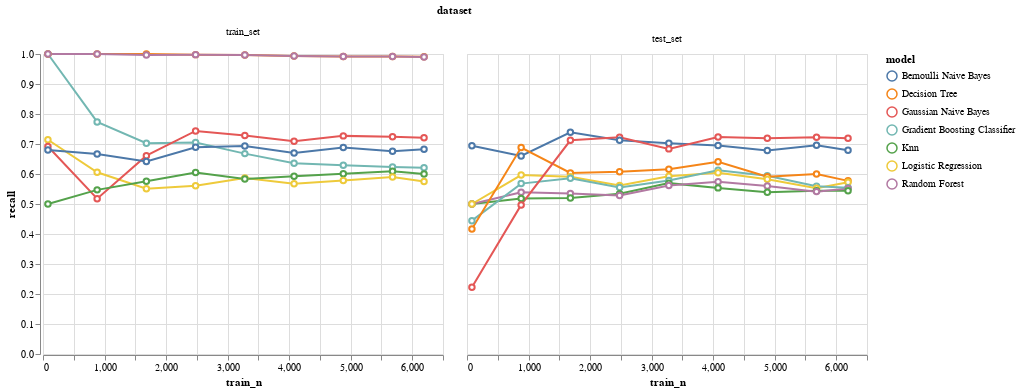

The cell this chart's notebook holds for it:
### Code cell
alt.Chart(performance_all[performance_all['grouping'] == "macro_avg"]).mark_line(
    point={
      "filled": False,
      "fill": "white"
    }
).encode(
    x='train_n:Q',
    y='recall:Q',
    color='model:N',
).facet(
    facet=alt.Facet('dataset', sort=['train_set', 'test_set'])
)

### Figure 1 — Vega-Lite specification as saved in the notebook (floating-point values rounded to 4 significant figures)
{"config": {"view": {"continuousWidth": 400, "continuousHeight": 300}}, "data": {"name": "data-b30e8a3f37a67ead839684018e7176e8"}, "facet": {"field": "dataset", "sort": ["train_set", "test_set"], "type": "nominal"}, "spec": {"mark": {"type": "line", "point": {"filled": false, "fill": "white"}}, "encoding": {"color": {"field": "model", "type": "nominal"}, "x": {"field": "train_n", "type": "quantitative"}, "y": {"field": "recall", "type": "quantitative"}}}, "$schema": "https://vega.github.io/schema/vega-lite/v4.17.0.json", "datasets": {"data-b30e8a3f37a67ead839684018e7176e8": [{"model": "Bernoulli Naive Bayes", "grouping": "macro_avg", "precision": 0.6373, "recall": 0.6944, "f1-score": 0.6571, "support": 20.0, "accuracy": 0.85, "dataset": "test_set", "n_obs": 100, "train_n": 80, "test_n": 20}, {"model": "Knn", "grouping": "macro_avg", "precision": 0.45, "recall": 0.5, "f1-score": 0.4737, "support": 20.0, "accuracy": 0.9, "dataset": "test_set", "n_obs": 100, "train_n": 80, "test_n": 20}, {"model": "Random Forest", "grouping": "macro_avg", "precision": 0.45, "recall": 0.5, "f1-score": 0.4737, "support": 20.0, "accuracy": 0.9, "dataset": "test_set", "n_obs": 100, "train_n": 80, "test_n": 20}, {"model": "Logistic Regression", "grouping": "macro_avg", "precision": 0.45, "recall": 0.5, "f1-score": 0.4737, "support": 20.0, "accuracy": 0.9, "dataset": "test_set", "n_obs": 100, "train_n": 80, "test_n": 20}, {"model": "Gradient Boosting Classifier", "grouping": "macro_avg", "precision": 0.4444, "recall": 0.4444, "f1-score": 0.4444, "support": 20.0, "accuracy": 0.8, "dataset": "test_set", "n_obs": 100, "train_n": 80, "test_n": 20}, {"model": "Decision Tree", "grouping": "macro_avg", "precision": 0.4412, "recall": 0.4167, "f1-score": 0.4286, "support": 20.0, "accuracy": 0.75, "dataset": "test_set", "n_obs": 100, "train_n": 80, "test_n": 20}, {"model": "Gaussian Naive Bayes", "grouping": "macro_avg", "precision": 0.4, "recall": 0.2222, "f1-score": 0.2857, "support": 20.0, "accuracy": 0.4, "dataset": "test_set", "n_obs": 100, "train_n": 80, "test_n": 20}, {"model": "Gradient Boosting Classifier", "grouping": "macro_avg", "precision": 1.0, "recall": 1.0, "f1-score": 1.0, "support": 80.0, "accuracy": 1.0, "dataset": "train_set", "n_obs": 100, "train_n": 80, "test_n": 20}, {"model": "Decision Tree", "grouping": "macro_avg", "precision": 1.0, "recall": 1.0, "f1-score": 1.0, "support": 80.0, "accuracy": 1.0, "dataset": "train_set", "n_obs": 100, "train_n": 80, "test_n": 20}, {"model": "Random Forest", "grouping": "macro_avg", "precision": 1.0, "recall": 1.0, "f1-score": 1.0, "support": 80.0, "accuracy": 1.0, "dataset": "train_set", "n_obs": 100, "train_n": 80, "test_n": 20}, {"model": "Logistic Regression", "grouping": "macro_avg", "precision": 0.974, "recall": 0.7143, "f1-score": 0.7867, "support": 80.0, "accuracy": 0.95, "dataset": "train_set", "n_obs": 100, "train_n": 80, "test_n": 20}, {"model": "Gaussian Naive Bayes", "grouping": "macro_avg", "precision": 0.5673, "recall": 0.6918, "f1-score": 0.3959, "support": 80.0, "accuracy": 0.4375, "dataset": "train_set", "n_obs": 100, "train_n": 80, "test_n": 20}, {"model": "Bernoulli Naive Bayes", "grouping": "macro_avg", "precision": 0.6597, "recall": 0.68, "f1-score": 0.669, "support": 80.0, "accuracy": 0.8875, "dataset": "train_set", "n_obs": 100, "train_n": 80, "test_n": 20}, {"model": "Knn", "grouping": "macro_avg", "precision": 0.4562, "recall": 0.5, "f1-score": 0.4771, "support": 80.0, "accuracy": 0.9125, "dataset": "train_set", "n_obs": 100, "train_n": 80, "test_n": 20}, {"model": "Decision Tree", "grouping": "macro_avg", "precision": 0.67, "recall": 0.6884, "f1-score": 0.6784, "support": 220.0, "accuracy": 0.8682, "dataset": "test_set", "n_obs": 1100, "train_n": 880, "test_n": 220}, {"model": "Bernoulli Naive Bayes", "grouping": "macro_avg", "precision": 0.609, "recall": 0.6603, "f1-score": 0.6245, "support": 220.0, "accuracy": 0.8182, "dataset": "test_set", "n_obs": 1100, "train_n": 880, "test_n": 220}, {"model": "Logistic Regression", "grouping": "macro_avg", "precision": 0.7677, "recall": 0.5965, "f1-score": 0.6293, "support": 220.0, "accuracy": 0.9, "dataset": "test_set", "n_obs": 1100, "train_n": 880, "test_n": 220}, {"model": "Gradient Boosting Classifier", "grouping": "macro_avg", "precision": 0.6524, "recall": 0.568, "f1-score": 0.5856, "support": 220.0, "accuracy": 0.8818, "dataset": "test_set", "n_obs": 1100, "train_n": 880, "test_n": 220}, {"model": "Random Forest", "grouping": "macro_avg", "precision": 0.7826, "recall": 0.5391, "f1-score": 0.5462, "support": 220.0, "accuracy": 0.8955, "dataset": "test_set", "n_obs": 1100, "train_n": 880, "test_n": 220}, {"model": "Knn", "grouping": "macro_avg", "precision": 0.6972, "recall": 0.5183, "f1-score": 0.5095, "support": 220.0, "accuracy": 0.8909, "dataset": "test_set", "n_obs": 1100, "train_n": 880, "test_n": 220}, {"model": "Gaussian Naive Bayes", "grouping": "macro_avg", "precision": 0.4917, "recall": 0.497, "f1-score": 0.1318, "support": 220.0, "accuracy": 0.1364, "dataset": "test_set", "n_obs": 1100, "train_n": 880, "test_n": 220}, {"model": "Decision Tree", "grouping": "macro_avg", "precision": 1.0, "recall": 1.0, "f1-score": 1.0, "support": 880.0, "accuracy": 1.0, "dataset": "train_set", "n_obs": 1100, "train_n": 880, "test_n": 220}, {"model": "Random Forest", "grouping": "macro_avg", "precision": 1.0, "recall": 1.0, "f1-score": 1.0, "support": 880.0, "accuracy": 1.0, "dataset": "train_set", "n_obs": 1100, "train_n": 880, "test_n": 220}, {"model": "Gradient Boosting Classifier", "grouping": "macro_avg", "precision": 0.965, "recall": 0.7736, "f1-score": 0.8384, "support": 880.0, "accuracy": 0.9511, "dataset": "train_set", "n_obs": 1100, "train_n": 880, "test_n": 220}, {"model": "Bernoulli Naive Bayes", "grouping": "macro_avg", "precision": 0.6091, "recall": 0.6667, "f1-score": 0.6256, "support": 880.0, "accuracy": 0.8193, "dataset": "train_set", "n_obs": 1100, "train_n": 880, "test_n": 220}, {"model": "Logistic Regression", "grouping": "macro_avg", "precision": 0.7857, "recall": 0.6059, "f1-score": 0.6426, "support": 880.0, "accuracy": 0.9057, "dataset": "train_set", "n_obs": 1100, "train_n": 880, "test_n": 220}, {"model": "Knn", "grouping": "macro_avg", "precision": 0.8608, "recall": 0.5471, "f1-score": 0.5606, "support": 880.0, "accuracy": 0.9023, "dataset": "train_set", "n_obs": 1100, "train_n": 880, "test_n": 220}, {"model": "Gaussian Naive Bayes", "grouping": "macro_avg", "precision": 0.5546, "recall": 0.5178, "f1-score": 0.1328, "support": 880.0, "accuracy": 0.1375, "dataset": "train_set", "n_obs": 1100, "train_n": 880, "test_n": 220}, {"model": "Bernoulli Naive Bayes", "grouping": "macro_avg", "precision": 0.6305, "recall": 0.7391, "f1-score": 0.6574, "support": 420.0, "accuracy": 0.8452, "dataset": "test_set", "n_obs": 2100, "train_n": 1680, "test_n": 420}, {"model": "Gaussian Naive Bayes", "grouping": "macro_avg", "precision": 0.57, "recall": 0.7122, "f1-score": 0.4209, "support": 420.0, "accuracy": 0.4738, "dataset": "test_set", "n_obs": 2100, "train_n": 1680, "test_n": 420}, {"model": "Decision Tree", "grouping": "macro_avg", "precision": 0.5786, "recall": 0.6033, "f1-score": 0.5877, "support": 420.0, "accuracy": 0.85, "dataset": "test_set", "n_obs": 2100, "train_n": 1680, "test_n": 420}, {"model": "Logistic Regression", "grouping": "macro_avg", "precision": 0.7561, "recall": 0.5907, "f1-score": 0.6244, "support": 420.0, "accuracy": 0.919, "dataset": "test_set", "n_obs": 2100, "train_n": 1680, "test_n": 420}, {"model": "Gradient Boosting Classifier", "grouping": "macro_avg", "precision": 0.6829, "recall": 0.5855, "f1-score": 0.6105, "support": 420.0, "accuracy": 0.9095, "dataset": "test_set", "n_obs": 2100, "train_n": 1680, "test_n": 420}, {"model": "Random Forest", "grouping": "macro_avg", "precision": 0.6475, "recall": 0.5352, "f1-score": 0.5443, "support": 420.0, "accuracy": 0.9095, "dataset": "test_set", "n_obs": 2100, "train_n": 1680, "test_n": 420}, {"model": "Knn", "grouping": "macro_avg", "precision": 0.5837, "recall": 0.52, "f1-score": 0.5203, "support": 420.0, "accuracy": 0.9048, "dataset": "test_set", "n_obs": 2100, "train_n": 1680, "test_n": 420}, {"model": "Decision Tree", "grouping": "macro_avg", "precision": 1.0, "recall": 1.0, "f1-score": 1.0, "support": 1680.0, "accuracy": 1.0, "dataset": "train_set", "n_obs": 2100, "train_n": 1680, "test_n": 420}, {"model": "Random Forest", "grouping": "macro_avg", "precision": 0.9997, "recall": 0.9969, "f1-score": 0.9983, "support": 1680.0, "accuracy": 0.9994, "dataset": "train_set", "n_obs": 2100, "train_n": 1680, "test_n": 420}, {"model": "Gradient Boosting Classifier", "grouping": "macro_avg", "precision": 0.97, "recall": 0.7025, "f1-score": 0.7727, "support": 1680.0, "accuracy": 0.9423, "dataset": "train_set", "n_obs": 2100, "train_n": 1680, "test_n": 420}, {"model": "Gaussian Naive Bayes", "grouping": "macro_avg", "precision": 0.5619, "recall": 0.6612, "f1-score": 0.3983, "support": 1680.0, "accuracy": 0.4375, "dataset": "train_set", "n_obs": 2100, "train_n": 1680, "test_n": 420}, {"model": "Bernoulli Naive Bayes", "grouping": "macro_avg", "precision": 0.5892, "recall": 0.6418, "f1-score": 0.6029, "support": 1680.0, "accuracy": 0.8179, "dataset": "train_set", "n_obs": 2100, "train_n": 1680, "test_n": 420}, {"model": "Knn", "grouping": "macro_avg", "precision": 0.8004, "recall": 0.5758, "f1-score": 0.6058, "support": 1680.0, "accuracy": 0.9113, "dataset": "train_set", "n_obs": 2100, "train_n": 1680, "test_n": 420}, {"model": "Logistic Regression", "grouping": "macro_avg", "precision": 0.6822, "recall": 0.5507, "f1-score": 0.5662, "support": 1680.0, "accuracy": 0.9006, "dataset": "train_set", "n_obs": 2100, "train_n": 1680, "test_n": 420}, {"model": "Gaussian Naive Bayes", "grouping": "macro_avg", "precision": 0.5903, "recall": 0.7224, "f1-score": 0.6041, "support": 620.0, "accuracy": 0.8081, "dataset": "test_set", "n_obs": 3100, "train_n": 2480, "test_n": 620}, {"model": "Bernoulli Naive Bayes", "grouping": "macro_avg", "precision": 0.5953, "recall": 0.7124, "f1-score": 0.614, "support": 620.0, "accuracy": 0.8274, "dataset": "test_set", "n_obs": 3100, "train_n": 2480, "test_n": 620}, {"model": "Decision Tree", "grouping": "macro_avg", "precision": 0.5624, "recall": 0.6075, "f1-score": 0.5731, "support": 620.0, "accuracy": 0.8419, "dataset": "test_set", "n_obs": 3100, "train_n": 2480, "test_n": 620}, {"model": "Logistic Regression", "grouping": "macro_avg", "precision": 0.7179, "recall": 0.5614, "f1-score": 0.5862, "support": 620.0, "accuracy": 0.9274, "dataset": "test_set", "n_obs": 3100, "train_n": 2480, "test_n": 620}, {"model": "Gradient Boosting Classifier", "grouping": "macro_avg", "precision": 0.6254, "recall": 0.5554, "f1-score": 0.5716, "support": 620.0, "accuracy": 0.9161, "dataset": "test_set", "n_obs": 3100, "train_n": 2480, "test_n": 620}, {"model": "Knn", "grouping": "macro_avg", "precision": 0.5911, "recall": 0.534, "f1-score": 0.5431, "support": 620.0, "accuracy": 0.9145, "dataset": "test_set", "n_obs": 3100, "train_n": 2480, "test_n": 620}, {"model": "Random Forest", "grouping": "macro_avg", "precision": 0.6323, "recall": 0.5281, "f1-score": 0.5353, "support": 620.0, "accuracy": 0.9226, "dataset": "test_set", "n_obs": 3100, "train_n": 2480, "test_n": 620}, {"model": "Decision Tree", "grouping": "macro_avg", "precision": 0.9998, "recall": 0.9979, "f1-score": 0.9988, "support": 2480.0, "accuracy": 0.9996, "dataset": "train_set", "n_obs": 3100, "train_n": 2480, "test_n": 620}, {"model": "Random Forest", "grouping": "macro_avg", "precision": 0.9998, "recall": 0.9979, "f1-score": 0.9988, "support": 2480.0, "accuracy": 0.9996, "dataset": "train_set", "n_obs": 3100, "train_n": 2480, "test_n": 620}, {"model": "Gaussian Naive Bayes", "grouping": "macro_avg", "precision": 0.6272, "recall": 0.7435, "f1-score": 0.6504, "support": 2480.0, "accuracy": 0.8194, "dataset": "train_set", "n_obs": 3100, "train_n": 2480, "test_n": 620}, {"model": "Gradient Boosting Classifier", "grouping": "macro_avg", "precision": 0.933, "recall": 0.705, "f1-score": 0.7698, "support": 2480.0, "accuracy": 0.9407, "dataset": "train_set", "n_obs": 3100, "train_n": 2480, "test_n": 620}, {"model": "Bernoulli Naive Bayes", "grouping": "macro_avg", "precision": 0.6162, "recall": 0.6888, "f1-score": 0.6364, "support": 2480.0, "accuracy": 0.8331, "dataset": "train_set", "n_obs": 3100, "train_n": 2480, "test_n": 620}, {"model": "Knn", "grouping": "macro_avg", "precision": 0.8663, "recall": 0.6049, "f1-score": 0.6488, "support": 2480.0, "accuracy": 0.9202, "dataset": "train_set", "n_obs": 3100, "train_n": 2480, "test_n": 620}, {"model": "Logistic Regression", "grouping": "macro_avg", "precision": 0.7116, "recall": 0.5606, "f1-score": 0.5813, "support": 2480.0, "accuracy": 0.9048, "dataset": "train_set", "n_obs": 3100, "train_n": 2480, "test_n": 620}, {"model": "Bernoulli Naive Bayes", "grouping": "macro_avg", "precision": 0.638, "recall": 0.7023, "f1-score": 0.6586, "support": 820.0, "accuracy": 0.8341, "dataset": "test_set", "n_obs": 4100, "train_n": 3280, "test_n": 820}, {"model": "Gaussian Naive Bayes", "grouping": "macro_avg", "precision": 0.6143, "recall": 0.6837, "f1-score": 0.6319, "support": 820.0, "accuracy": 0.8098, "dataset": "test_set", "n_obs": 4100, "train_n": 3280, "test_n": 820}, {"model": "Decision Tree", "grouping": "macro_avg", "precision": 0.6023, "recall": 0.616, "f1-score": 0.6083, "support": 820.0, "accuracy": 0.8366, "dataset": "test_set", "n_obs": 4100, "train_n": 3280, "test_n": 820}, {"model": "Logistic Regression", "grouping": "macro_avg", "precision": 0.7648, "recall": 0.5925, "f1-score": 0.624, "support": 820.0, "accuracy": 0.8988, "dataset": "test_set", "n_obs": 4100, "train_n": 3280, "test_n": 820}, {"model": "Gradient Boosting Classifier", "grouping": "macro_avg", "precision": 0.7112, "recall": 0.5786, "f1-score": 0.6029, "support": 820.0, "accuracy": 0.8915, "dataset": "test_set", "n_obs": 4100, "train_n": 3280, "test_n": 820}, {"model": "Knn", "grouping": "macro_avg", "precision": 0.7214, "recall": 0.5696, "f1-score": 0.5918, "support": 820.0, "accuracy": 0.8927, "dataset": "test_set", "n_obs": 4100, "train_n": 3280, "test_n": 820}, {"model": "Random Forest", "grouping": "macro_avg", "precision": 0.7671, "recall": 0.5619, "f1-score": 0.5823, "support": 820.0, "accuracy": 0.8963, "dataset": "test_set", "n_obs": 4100, "train_n": 3280, "test_n": 820}, {"model": "Decision Tree", "grouping": "macro_avg", "precision": 0.9997, "recall": 0.9969, "f1-score": 0.9983, "support": 3280.0, "accuracy": 0.9994, "dataset": "train_set", "n_obs": 4100, "train_n": 3280, "test_n": 820}, {"model": "Random Forest", "grouping": "macro_avg", "precision": 0.9997, "recall": 0.9969, "f1-score": 0.9983, "support": 3280.0, "accuracy": 0.9994, "dataset": "train_set", "n_obs": 4100, "train_n": 3280, "test_n": 820}, {"model": "Gaussian Naive Bayes", "grouping": "macro_avg", "precision": 0.6203, "recall": 0.7283, "f1-score": 0.6413, "support": 3280.0, "accuracy": 0.8134, "dataset": "train_set", "n_obs": 4100, "train_n": 3280, "test_n": 820}, {"model": "Bernoulli Naive Bayes", "grouping": "macro_avg", "precision": 0.6138, "recall": 0.6935, "f1-score": 0.6336, "support": 3280.0, "accuracy": 0.8241, "dataset": "train_set", "n_obs": 4100, "train_n": 3280, "test_n": 820}, {"model": "Gradient Boosting Classifier", "grouping": "macro_avg", "precision": 0.9206, "recall": 0.668, "f1-score": 0.7291, "support": 3280.0, "accuracy": 0.9326, "dataset": "train_set", "n_obs": 4100, "train_n": 3280, "test_n": 820}, {"model": "Logistic Regression", "grouping": "macro_avg", "precision": 0.7666, "recall": 0.5865, "f1-score": 0.6184, "support": 3280.0, "accuracy": 0.9098, "dataset": "train_set", "n_obs": 4100, "train_n": 3280, "test_n": 820}, {"model": "Knn", "grouping": "macro_avg", "precision": 0.8357, "recall": 0.5834, "f1-score": 0.6179, "support": 3280.0, "accuracy": 0.9143, "dataset": "train_set", "n_obs": 4100, "train_n": 3280, "test_n": 820}, {"model": "Gaussian Naive Bayes", "grouping": "macro_avg", "precision": 0.6284, "recall": 0.7232, "f1-score": 0.6493, "support": 1020.0, "accuracy": 0.8098, "dataset": "test_set", "n_obs": 5100, "train_n": 4080, "test_n": 1020}, {"model": "Bernoulli Naive Bayes", "grouping": "macro_avg", "precision": 0.6173, "recall": 0.695, "f1-score": 0.6358, "support": 1020.0, "accuracy": 0.8088, "dataset": "test_set", "n_obs": 5100, "train_n": 4080, "test_n": 1020}, {"model": "Decision Tree", "grouping": "macro_avg", "precision": 0.6305, "recall": 0.6407, "f1-score": 0.6352, "support": 1020.0, "accuracy": 0.8529, "dataset": "test_set", "n_obs": 5100, "train_n": 4080, "test_n": 1020}, {"model": "Gradient Boosting Classifier", "grouping": "macro_avg", "precision": 0.7638, "recall": 0.6123, "f1-score": 0.6474, "support": 1020.0, "accuracy": 0.901, "dataset": "test_set", "n_obs": 5100, "train_n": 4080, "test_n": 1020}, {"model": "Logistic Regression", "grouping": "macro_avg", "precision": 0.761, "recall": 0.6038, "f1-score": 0.6375, "support": 1020.0, "accuracy": 0.9, "dataset": "test_set", "n_obs": 5100, "train_n": 4080, "test_n": 1020}, {"model": "Random Forest", "grouping": "macro_avg", "precision": 0.753, "recall": 0.5745, "f1-score": 0.6, "support": 1020.0, "accuracy": 0.8971, "dataset": "test_set", "n_obs": 5100, "train_n": 4080, "test_n": 1020}, {"model": "Knn", "grouping": "macro_avg", "precision": 0.6768, "recall": 0.5537, "f1-score": 0.5686, "support": 1020.0, "accuracy": 0.8882, "dataset": "test_set", "n_obs": 5100, "train_n": 4080, "test_n": 1020}, {"model": "Decision Tree", "grouping": "macro_avg", "precision": 0.9993, "recall": 0.9936, "f1-score": 0.9965, "support": 4080.0, "accuracy": 0.9988, "dataset": "train_set", "n_obs": 5100, "train_n": 4080, "test_n": 1020}, {"model": "Random Forest", "grouping": "macro_avg", "precision": 0.9993, "recall": 0.9936, "f1-score": 0.9965, "support": 4080.0, "accuracy": 0.9988, "dataset": "train_set", "n_obs": 5100, "train_n": 4080, "test_n": 1020}, {"model": "Gaussian Naive Bayes", "grouping": "macro_avg", "precision": 0.6138, "recall": 0.7091, "f1-score": 0.6337, "support": 4080.0, "accuracy": 0.8152, "dataset": "train_set", "n_obs": 5100, "train_n": 4080, "test_n": 1020}, {"model": "Bernoulli Naive Bayes", "grouping": "macro_avg", "precision": 0.6048, "recall": 0.6703, "f1-score": 0.6222, "support": 4080.0, "accuracy": 0.8252, "dataset": "train_set", "n_obs": 5100, "train_n": 4080, "test_n": 1020}, {"model": "Gradient Boosting Classifier", "grouping": "macro_avg", "precision": 0.8833, "recall": 0.6358, "f1-score": 0.6884, "support": 4080.0, "accuracy": 0.9252, "dataset": "train_set", "n_obs": 5100, "train_n": 4080, "test_n": 1020}, {"model": "Knn", "grouping": "macro_avg", "precision": 0.8152, "recall": 0.5925, "f1-score": 0.6293, "support": 4080.0, "accuracy": 0.9147, "dataset": "train_set", "n_obs": 5100, "train_n": 4080, "test_n": 1020}, {"model": "Logistic Regression", "grouping": "macro_avg", "precision": 0.7289, "recall": 0.5671, "f1-score": 0.5909, "support": 4080.0, "accuracy": 0.9059, "dataset": "train_set", "n_obs": 5100, "train_n": 4080, "test_n": 1020}, {"model": "Gaussian Naive Bayes", "grouping": "macro_avg", "precision": 0.6171, "recall": 0.7193, "f1-score": 0.6361, "support": 1220.0, "accuracy": 0.8041, "dataset": "test_set", "n_obs": 6100, "train_n": 4880, "test_n": 1220}, {"model": "Bernoulli Naive Bayes", "grouping": "macro_avg", "precision": 0.6148, "recall": 0.6784, "f1-score": 0.6331, "support": 1220.0, "accuracy": 0.827, "dataset": "test_set", "n_obs": 6100, "train_n": 4880, "test_n": 1220}, {"model": "Gradient Boosting Classifier", "grouping": "macro_avg", "precision": 0.7706, "recall": 0.594, "f1-score": 0.6274, "support": 1220.0, "accuracy": 0.9066, "dataset": "test_set", "n_obs": 6100, "train_n": 4880, "test_n": 1220}, {"model": "Decision Tree", "grouping": "macro_avg", "precision": 0.5835, "recall": 0.5906, "f1-score": 0.5867, "support": 1220.0, "accuracy": 0.8426, "dataset": "test_set", "n_obs": 6100, "train_n": 4880, "test_n": 1220}, {"model": "Logistic Regression", "grouping": "macro_avg", "precision": 0.7625, "recall": 0.5823, "f1-score": 0.6121, "support": 1220.0, "accuracy": 0.9049, "dataset": "test_set", "n_obs": 6100, "train_n": 4880, "test_n": 1220}, {"model": "Random Forest", "grouping": "macro_avg", "precision": 0.7625, "recall": 0.56, "f1-score": 0.5809, "support": 1220.0, "accuracy": 0.9033, "dataset": "test_set", "n_obs": 6100, "train_n": 4880, "test_n": 1220}, {"model": "Knn", "grouping": "macro_avg", "precision": 0.6346, "recall": 0.5388, "f1-score": 0.5473, "support": 1220.0, "accuracy": 0.891, "dataset": "test_set", "n_obs": 6100, "train_n": 4880, "test_n": 1220}, {"model": "Decision Tree", "grouping": "macro_avg", "precision": 0.9991, "recall": 0.9916, "f1-score": 0.9953, "support": 4880.0, "accuracy": 0.9984, "dataset": "train_set", "n_obs": 6100, "train_n": 4880, "test_n": 1220}, {"model": "Random Forest", "grouping": "macro_avg", "precision": 0.9991, "recall": 0.9916, "f1-score": 0.9953, "support": 4880.0, "accuracy": 0.9984, "dataset": "train_set", "n_obs": 6100, "train_n": 4880, "test_n": 1220}, {"model": "Gaussian Naive Bayes", "grouping": "macro_avg", "precision": 0.6148, "recall": 0.7271, "f1-score": 0.633, "support": 4880.0, "accuracy": 0.8016, "dataset": "train_set", "n_obs": 6100, "train_n": 4880, "test_n": 1220}, {"model": "Bernoulli Naive Bayes", "grouping": "macro_avg", "precision": 0.6121, "recall": 0.6885, "f1-score": 0.6313, "support": 4880.0, "accuracy": 0.8234, "dataset": "train_set", "n_obs": 6100, "train_n": 4880, "test_n": 1220}, {"model": "Gradient Boosting Classifier", "grouping": "macro_avg", "precision": 0.855, "recall": 0.6294, "f1-score": 0.678, "support": 4880.0, "accuracy": 0.9213, "dataset": "train_set", "n_obs": 6100, "train_n": 4880, "test_n": 1220}, {"model": "Knn", "grouping": "macro_avg", "precision": 0.8063, "recall": 0.601, "f1-score": 0.6394, "support": 4880.0, "accuracy": 0.9139, "dataset": "train_set", "n_obs": 6100, "train_n": 4880, "test_n": 1220}, {"model": "Logistic Regression", "grouping": "macro_avg", "precision": 0.7613, "recall": 0.5781, "f1-score": 0.6071, "support": 4880.0, "accuracy": 0.9082, "dataset": "train_set", "n_obs": 6100, "train_n": 4880, "test_n": 1220}, {"model": "Gaussian Naive Bayes", "grouping": "macro_avg", "precision": 0.6106, "recall": 0.7224, "f1-score": 0.6271, "support": 1420.0, "accuracy": 0.7965, "dataset": "test_set", "n_obs": 7100, "train_n": 5680, "test_n": 1420}, {"model": "Bernoulli Naive Bayes", "grouping": "macro_avg", "precision": 0.6269, "recall": 0.6956, "f1-score": 0.648, "support": 1420.0, "accuracy": 0.8415, "dataset": "test_set", "n_obs": 7100, "train_n": 5680, "test_n": 1420}, {"model": "Decision Tree", "grouping": "macro_avg", "precision": 0.5903, "recall": 0.6001, "f1-score": 0.5947, "support": 1420.0, "accuracy": 0.85, "dataset": "test_set", "n_obs": 7100, "train_n": 5680, "test_n": 1420}, {"model": "Gradient Boosting Classifier", "grouping": "macro_avg", "precision": 0.6777, "recall": 0.5595, "f1-score": 0.5781, "support": 1420.0, "accuracy": 0.8993, "dataset": "test_set", "n_obs": 7100, "train_n": 5680, "test_n": 1420}, {"model": "Logistic Regression", "grouping": "macro_avg", "precision": 0.6687, "recall": 0.5526, "f1-score": 0.5685, "support": 1420.0, "accuracy": 0.8986, "dataset": "test_set", "n_obs": 7100, "train_n": 5680, "test_n": 1420}, {"model": "Knn", "grouping": "macro_avg", "precision": 0.6383, "recall": 0.5442, "f1-score": 0.5558, "support": 1420.0, "accuracy": 0.8951, "dataset": "test_set", "n_obs": 7100, "train_n": 5680, "test_n": 1420}, {"model": "Random Forest", "grouping": "macro_avg", "precision": 0.6872, "recall": 0.5413, "f1-score": 0.5521, "support": 1420.0, "accuracy": 0.9014, "dataset": "test_set", "n_obs": 7100, "train_n": 5680, "test_n": 1420}, {"model": "Decision Tree", "grouping": "macro_avg", "precision": 0.9991, "recall": 0.9918, "f1-score": 0.9955, "support": 5680.0, "accuracy": 0.9984, "dataset": "train_set", "n_obs": 7100, "train_n": 5680, "test_n": 1420}, {"model": "Random Forest", "grouping": "macro_avg", "precision": 0.9991, "recall": 0.9918, "f1-score": 0.9955, "support": 5680.0, "accuracy": 0.9984, "dataset": "train_set", "n_obs": 7100, "train_n": 5680, "test_n": 1420}, {"model": "Gaussian Naive Bayes", "grouping": "macro_avg", "precision": 0.6091, "recall": 0.7238, "f1-score": 0.6244, "support": 5680.0, "accuracy": 0.7917, "dataset": "train_set", "n_obs": 7100, "train_n": 5680, "test_n": 1420}, {"model": "Bernoulli Naive Bayes", "grouping": "macro_avg", "precision": 0.6046, "recall": 0.6755, "f1-score": 0.6222, "support": 5680.0, "accuracy": 0.8199, "dataset": "train_set", "n_obs": 7100, "train_n": 5680, "test_n": 1420}, {"model": "Gradient Boosting Classifier", "grouping": "macro_avg", "precision": 0.8696, "recall": 0.6237, "f1-score": 0.6725, "support": 5680.0, "accuracy": 0.9218, "dataset": "train_set", "n_obs": 7100, "train_n": 5680, "test_n": 1420}, {"model": "Knn", "grouping": "macro_avg", "precision": 0.8355, "recall": 0.6091, "f1-score": 0.6518, "support": 5680.0, "accuracy": 0.9174, "dataset": "train_set", "n_obs": 7100, "train_n": 5680, "test_n": 1420}, {"model": "Logistic Regression", "grouping": "macro_avg", "precision": 0.7876, "recall": 0.5897, "f1-score": 0.6239, "support": 5680.0, "accuracy": 0.9116, "dataset": "train_set", "n_obs": 7100, "train_n": 5680, "test_n": 1420}, {"model": "Gaussian Naive Bayes", "grouping": "macro_avg", "precision": 0.6192, "recall": 0.7194, "f1-score": 0.6388, "support": 1549.0, "accuracy": 0.8063, "dataset": "test_set", "n_obs": 7741, "train_n": 6192, "test_n": 1549}, {"model": "Bernoulli Naive Bayes", "grouping": "macro_avg", "precision": 0.6139, "recall": 0.679, "f1-score": 0.6321, "support": 1549.0, "accuracy": 0.8238, "dataset": "test_set", "n_obs": 7741, "train_n": 6192, "test_n": 1549}, {"model": "Decision Tree", "grouping": "macro_avg", "precision": 0.5832, "recall": 0.5771, "f1-score": 0.58, "support": 1549.0, "accuracy": 0.8509, "dataset": "test_set", "n_obs": 7741, "train_n": 6192, "test_n": 1549}, {"model": "Logistic Regression", "grouping": "macro_avg", "precision": 0.7056, "recall": 0.5724, "f1-score": 0.5957, "support": 1549.0, "accuracy": 0.8974, "dataset": "test_set", "n_obs": 7741, "train_n": 6192, "test_n": 1549}, {"model": "Gradient Boosting Classifier", "grouping": "macro_avg", "precision": 0.6811, "recall": 0.5543, "f1-score": 0.5704, "support": 1549.0, "accuracy": 0.8948, "dataset": "test_set", "n_obs": 7741, "train_n": 6192, "test_n": 1549}, {"model": "Random Forest", "grouping": "macro_avg", "precision": 0.7348, "recall": 0.5516, "f1-score": 0.5676, "support": 1549.0, "accuracy": 0.8999, "dataset": "test_set", "n_obs": 7741, "train_n": 6192, "test_n": 1549}, {"model": "Knn", "grouping": "macro_avg", "precision": 0.6881, "recall": 0.5438, "f1-score": 0.5552, "support": 1549.0, "accuracy": 0.8961, "dataset": "test_set", "n_obs": 7741, "train_n": 6192, "test_n": 1549}, {"model": "Decision Tree", "grouping": "macro_avg", "precision": 0.999, "recall": 0.9907, "f1-score": 0.9948, "support": 6192.0, "accuracy": 0.9982, "dataset": "train_set", "n_obs": 7741, "train_n": 6192, "test_n": 1549}, {"model": "Random Forest", "grouping": "macro_avg", "precision": 0.9989, "recall": 0.9899, "f1-score": 0.9944, "support": 6192.0, "accuracy": 0.9981, "dataset": "train_set", "n_obs": 7741, "train_n": 6192, "test_n": 1549}, {"model": "Gaussian Naive Bayes", "grouping": "macro_avg", "precision": 0.609, "recall": 0.7211, "f1-score": 0.6254, "support": 6192.0, "accuracy": 0.797, "dataset": "train_set", "n_obs": 7741, "train_n": 6192, "test_n": 1549}, {"model": "Bernoulli Naive Bayes", "grouping": "macro_avg", "precision": 0.6094, "recall": 0.6822, "f1-score": 0.6282, "support": 6192.0, "accuracy": 0.8261, "dataset": "train_set", "n_obs": 7741, "train_n": 6192, "test_n": 1549}, {"model": "Gradient Boosting Classifier", "grouping": "macro_avg", "precision": 0.869, "recall": 0.6209, "f1-score": 0.6693, "support": 6192.0, "accuracy": 0.9225, "dataset": "train_set", "n_obs": 7741, "train_n": 6192, "test_n": 1549}, {"model": "Knn", "grouping": "macro_avg", "precision": 0.8407, "recall": 0.6002, "f1-score": 0.641, "support": 6192.0, "accuracy": 0.9178, "dataset": "train_set", "n_obs": 7741, "train_n": 6192, "test_n": 1549}, {"model": "Logistic Regression", "grouping": "macro_avg", "precision": 0.7533, "recall": 0.575, "f1-score": 0.6027, "support": 6192.0, "accuracy": 0.9089, "dataset": "train_set", "n_obs": 7741, "train_n": 6192, "test_n": 1549}]}}
